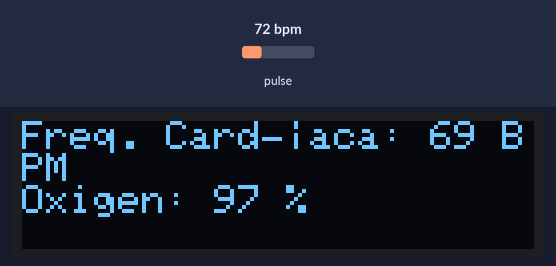
A program run on a simulated ESP32-S3. Shown: 128×32 one-colour display. The test bench sets the inputs (shaded band); at power-on: pulse 72 bpm. Random numbers use the default seed unless the program sets one; what the program prints to the serial monitor is not drawn.

Above: at 0.1 s.
At 4.2 s:
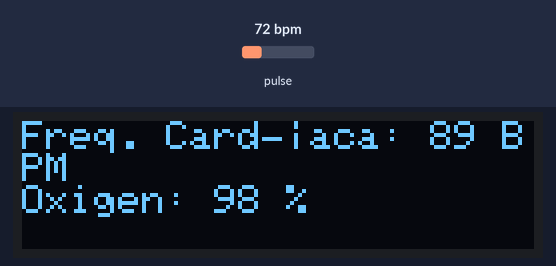
At 9.3 s:
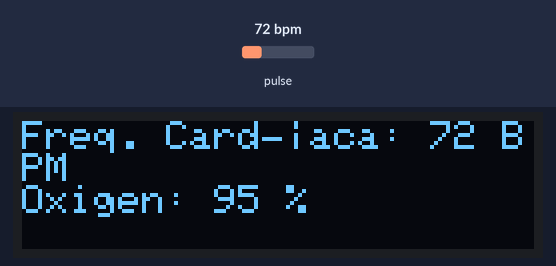
At 18.6 s:
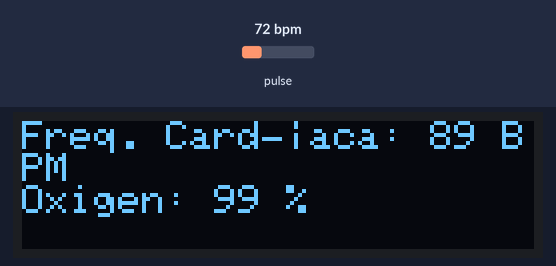
At 27.8 s:
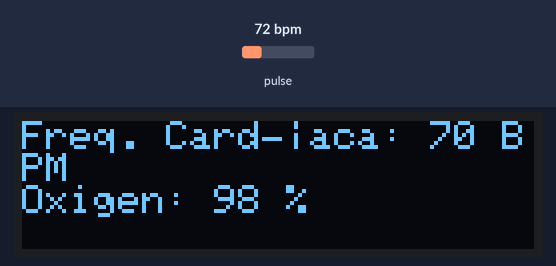
At 38.0 s:
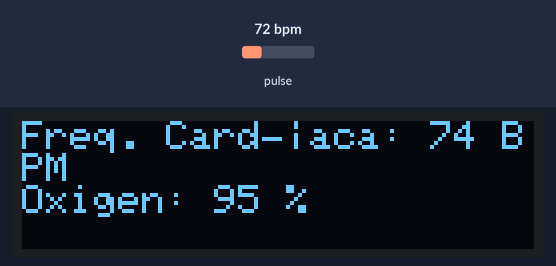

Measured:
- what the display in image 0 shows lasts 1.0 s, from 0.1 s to 1.1 s

The program:

main.cpp
```cpp
#include <Wire.h>
#include <Adafruit_GFX.h>
#include <Adafruit_SSD1306.h>
#include <MAX30105.h>  // Llibreria correcta per MAX30102

// Definició de la pantalla OLED
#define SCREEN_WIDTH 128
#define SCREEN_HEIGHT 32
#define SCREEN_ADDRESS 0x3C  // Direcció I2C de la pantalla OLED

// Pins I2C per ESP32-S3
#define SDA_PIN 8
#define SCL_PIN 9

// Inicialitzar objectes
Adafruit_SSD1306 display(SCREEN_WIDTH, SCREEN_HEIGHT, &Wire, -1);
MAX30105 particleSensor;

void setup() {
    Serial.begin(115200);
    Wire.begin(SDA_PIN, SCL_PIN);

    // Inicialitzar pantalla OLED
    if (!display.begin(SSD1306_SWITCHCAPVCC, SCREEN_ADDRESS)) {
        Serial.println(F("Error: No s'ha detectat la pantalla OLED!"));
        for (;;);
    }
    display.clearDisplay();

    // Inicialitzar sensor MAX30102
    if (!particleSensor.begin(Wire, I2C_SPEED_STANDARD)) {
        Serial.println(F("Error: No s'ha detectat el sensor MAX30102!"));
        for (;;);
    }

    particleSensor.setup(50, 4, 2, 100, 411, 4096);
}

void loop() {
    uint32_t irValue = particleSensor.getIR();  // Llegir sensor
    uint32_t redValue = particleSensor.getRed();

    // Simular càlcul de SpO2 i ritme cardíac (valors de prova)
    int spo2 = random(95, 100);  // Percentatge d'oxigen en sang
    int heartRate = random(60, 100);  // BPM

    // Mostrar dades al monitor sèrie
    Serial.print("Freq. Cardíaca: "); Serial.print(heartRate);
    Serial.print(" BPM | Oxigen: "); Serial.print(spo2); Serial.println(" %");

    // Mostrar dades a la pantalla OLED
    display.clearDisplay();
    display.setTextSize(1);
    display.setTextColor(SSD1306_WHITE);
    display.setCursor(0, 0);
    display.print("Freq. Cardíaca: ");
    display.print(heartRate);
    display.println(" BPM");

    display.print("Oxigen: ");
    display.print(spo2);
    display.println(" %");

    display.display();
    delay(1000);
}
```
